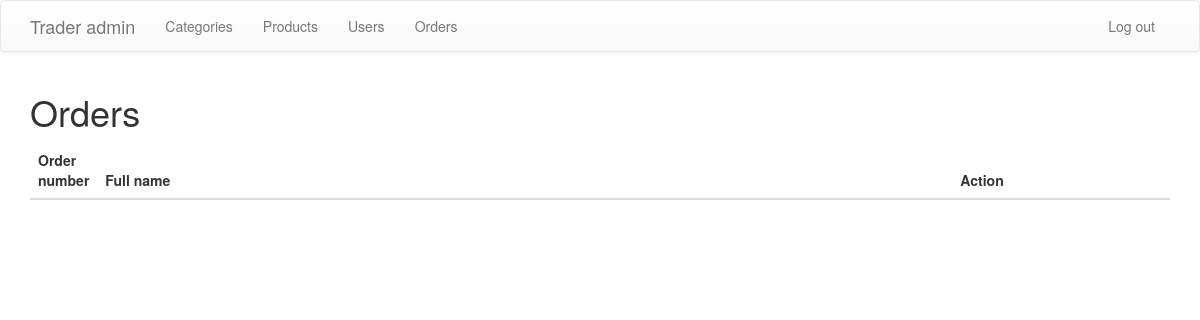
The app's page /admin/orders.php, older data.
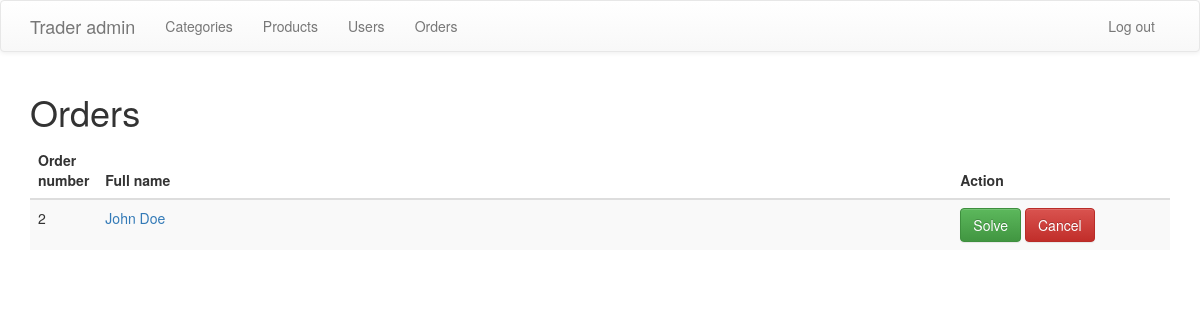
The same page, newer data.
### tables this page shows
CREATE TABLE IF NOT EXISTS `orders` (
  `order_id` int(11) NOT NULL AUTO_INCREMENT,
  `fname` varchar(255) NOT NULL,
  `lname` varchar(255) NOT NULL,
  `email` varchar(255) NOT NULL,
  `products` text NOT NULL,
  `quantity` text NOT NULL,
  `address` text NOT NULL,
  `order_date` timestamp NOT NULL DEFAULT CURRENT_TIMESTAMP ON UPDATE CURRENT_TIMESTAMP,
  `status` int(11) NOT NULL DEFAULT '1' COMMENT '1 - order is not resolved, 0 - order is resolved',
  `canceled` int(11) NOT NULL DEFAULT '0' COMMENT '1 - order is canceled, 0 - order is not canceled',
  PRIMARY KEY (`order_id`)
);

### admin/config.php (called while the page is built, shortened)
<?php
$base_path = "http://localhost/trader/admin";

### admin/orders.php (the view, shortened to what this page needs)
<?php
include('config.php');
?>
<!DOCTYPE html>
<html lang="en">
<head>
	<link rel="stylesheet" href="https://maxcdn.bootstrapcdn.com/bootstrap/3.3.4/css/bootstrap.min.css">
	<link rel="stylesheet" href="https://maxcdn.bootstrapcdn.com/bootstrap/3.3.4/css/bootstrap-theme.min.css">
</head>
<body>
	<?php include('template_parts/header.php'); ?>
	<div class="container">
		<h1>Orders</h1>
		<table class="table table-striped">
			<thead>
				<tr>
					<th width="5%">Order number</th>
					<th width="75%">Full name</th>
					<th>Action</th>
				</tr>
			</thead>
			<tbody>
				<?php
				$orders = $db->query("SELECT * FROM orders WHERE status='1' AND canceled='0' ORDER BY order_date DESC");
				while($row = $orders->fetch_assoc()) {
				?>
				<tr>
					<td>
						<?php echo $row['order_id'] ?>
					</td>
					<td>
						<a href="view_order.php?order_id=<?php echo $row['order_id']; ?>">
						<?php echo $row['fname'] . ' ' . $row['lname']; ?>
						</a>
					</td>
					<td>
						<a href="solve_order.php?order_id=<?php echo $row['order_id']; ?>" class="btn btn-success">Solve</a>
						<a href="cancel_order.php?order_id=<?php echo $row['order_id']; ?>" class="btn btn-danger">Cancel</a>
					</td>
				</tr>
				<?php
				}
				?>
			</tbody>
		</table>
	</div>
</body>
</html>

### admin/template_parts/header.php (shortened to what this page needs)
<nav class="navbar navbar-default">
  <div class="container">
    <div class="navbar-header">
      <a class="navbar-brand" href="<?php echo $base_path; ?>/dashboard.php">Trader admin</a>
    </div>
    <div class="collapse navbar-collapse" id="bs-example-navbar-collapse-1">
      <ul class="nav navbar-nav">
        <li><a href="<?php echo $base_path; ?>/categories.php">Categories</a></li>
        <li><a href="<?php echo $base_path; ?>/products.php">Products</a></li>
        <li><a href="<?php echo $base_path; ?>/users.php">Users</a></li>
        <li><a href="<?php echo $base_path; ?>/orders.php">Orders</a></li>
      </ul>
      <ul class="nav navbar-nav navbar-right">
        <li><a href="<?php echo $base_path; ?>/logout.php">Log out</a></li>
      </ul>
    </div>
  </div>
</nav>

Row changes from the older to the newer data that the page shows:
added orders: order_id "2", fname "John", lname "Doe"
